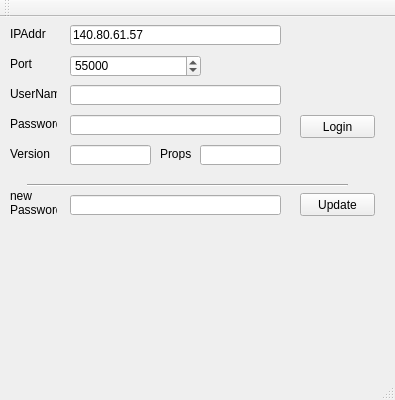
<?xml version="1.0" encoding="UTF-8"?>
<ui version="4.0">
 <class>MainWindow</class>
 <widget class="QMainWindow" name="MainWindow">
  <property name="geometry">
   <rect>
    <x>0</x>
    <y>0</y>
    <width>395</width>
    <height>400</height>
   </rect>
  </property>
  <property name="windowTitle">
   <string>MainWindow</string>
  </property>
  <widget class="QWidget" name="centralWidget">
   <widget class="QPushButton" name="btnSendData">
    <property name="geometry">
     <rect>
      <x>300</x>
      <y>98</y>
      <width>75</width>
      <height>23</height>
     </rect>
    </property>
    <property name="text">
     <string>Login</string>
    </property>
   </widget>
   <widget class="QLineEdit" name="lEditIpAddr">
    <property name="geometry">
     <rect>
      <x>70</x>
      <y>8</y>
      <width>211</width>
      <height>20</height>
     </rect>
    </property>
    <property name="text">
     <string>140.80.61.57</string>
    </property>
   </widget>
   <widget class="QLabel" name="label">
    <property name="geometry">
     <rect>
      <x>10</x>
      <y>10</y>
      <width>47</width>
      <height>13</height>
     </rect>
    </property>
    <property name="text">
     <string>IPAddr</string>
    </property>
   </widget>
   <widget class="QLabel" name="label_2">
    <property name="geometry">
     <rect>
      <x>10</x>
      <y>40</y>
      <width>47</width>
      <height>13</height>
     </rect>
    </property>
    <property name="text">
     <string>Port</string>
    </property>
   </widget>
   <widget class="QSpinBox" name="spBoxPort">
    <property name="geometry">
     <rect>
      <x>70</x>
      <y>38</y>
      <width>131</width>
      <height>22</height>
     </rect>
    </property>
    <property name="minimum">
     <number>100</number>
    </property>
    <property name="maximum">
     <number>100000</number>
    </property>
    <property name="value">
     <number>55000</number>
    </property>
   </widget>
   <widget class="QLineEdit" name="lEditSendUserName">
    <property name="geometry">
     <rect>
      <x>70</x>
      <y>68</y>
      <width>211</width>
      <height>20</height>
     </rect>
    </property>
    <property name="text">
     <string/>
    </property>
   </widget>
   <widget class="QLabel" name="label_3">
    <property name="geometry">
     <rect>
      <x>10</x>
      <y>70</y>
      <width>47</width>
      <height>13</height>
     </rect>
    </property>
    <property name="text">
     <string>UserName</string>
    </property>
   </widget>
   <widget class="QWidget" name="conResult" native="true">
    <property name="geometry">
     <rect>
      <x>320</x>
      <y>20</y>
      <width>31</width>
      <height>31</height>
     </rect>
    </property>
   </widget>
   <widget class="QLabel" name="label_4">
    <property name="geometry">
     <rect>
      <x>10</x>
      <y>100</y>
      <width>47</width>
      <height>13</height>
     </rect>
    </property>
    <property name="text">
     <string>Password</string>
    </property>
   </widget>
   <widget class="QLineEdit" name="lEditTextVersion">
    <property name="geometry">
     <rect>
      <x>70</x>
      <y>128</y>
      <width>81</width>
      <height>20</height>
     </rect>
    </property>
    <property name="text">
     <string/>
    </property>
    <property name="readOnly">
     <bool>true</bool>
    </property>
   </widget>
   <widget class="QLabel" name="label_5">
    <property name="geometry">
     <rect>
      <x>10</x>
      <y>130</y>
      <width>47</width>
      <height>13</height>
     </rect>
    </property>
    <property name="text">
     <string>Version</string>
    </property>
   </widget>
   <widget class="QLineEdit" name="lEditTextPassword">
    <property name="geometry">
     <rect>
      <x>70</x>
      <y>98</y>
      <width>211</width>
      <height>20</height>
     </rect>
    </property>
    <property name="text">
     <string/>
    </property>
    <property name="readOnly">
     <bool>false</bool>
    </property>
   </widget>
   <widget class="QLabel" name="label_6">
    <property name="geometry">
     <rect>
      <x>160</x>
      <y>130</y>
      <width>47</width>
      <height>13</height>
     </rect>
    </property>
    <property name="text">
     <string>Props</string>
    </property>
   </widget>
   <widget class="QLineEdit" name="lEditTextProperties">
    <property name="geometry">
     <rect>
      <x>200</x>
      <y>128</y>
      <width>81</width>
      <height>20</height>
     </rect>
    </property>
    <property name="text">
     <string/>
    </property>
    <property name="readOnly">
     <bool>true</bool>
    </property>
   </widget>
   <widget class="Line" name="line">
    <property name="geometry">
     <rect>
      <x>27</x>
      <y>160</y>
      <width>321</width>
      <height>16</height>
     </rect>
    </property>
    <property name="orientation">
     <enum>Qt::Horizontal</enum>
    </property>
   </widget>
   <widget class="QLabel" name="label_7">
    <property name="geometry">
     <rect>
      <x>10</x>
      <y>170</y>
      <width>47</width>
      <height>31</height>
     </rect>
    </property>
    <property name="text">
     <string>new Password</string>
    </property>
    <property name="wordWrap">
     <bool>true</bool>
    </property>
   </widget>
   <widget class="QLineEdit" name="lEditTextUpdatePassword">
    <property name="geometry">
     <rect>
      <x>70</x>
      <y>178</y>
      <width>211</width>
      <height>20</height>
     </rect>
    </property>
    <property name="text">
     <string/>
    </property>
    <property name="readOnly">
     <bool>false</bool>
    </property>
   </widget>
   <widget class="QPushButton" name="btnUdpatePassword">
    <property name="geometry">
     <rect>
      <x>300</x>
      <y>176</y>
      <width>75</width>
      <height>23</height>
     </rect>
    </property>
    <property name="text">
     <string>Update</string>
    </property>
    <property name="checkable">
     <bool>false</bool>
    </property>
   </widget>
  </widget>
  <widget class="QMenuBar" name="menuBar">
   <property name="geometry">
    <rect>
     <x>0</x>
     <y>0</y>
     <width>395</width>
     <height>21</height>
    </rect>
   </property>
  </widget>
  <widget class="QToolBar" name="mainToolBar">
   <attribute name="toolBarArea">
    <enum>TopToolBarArea</enum>
   </attribute>
   <attribute name="toolBarBreak">
    <bool>false</bool>
   </attribute>
  </widget>
  <widget class="QStatusBar" name="statusBar"/>
 </widget>
 <layoutdefault spacing="6" margin="11"/>
 <resources/>
 <connections/>
</ui>
